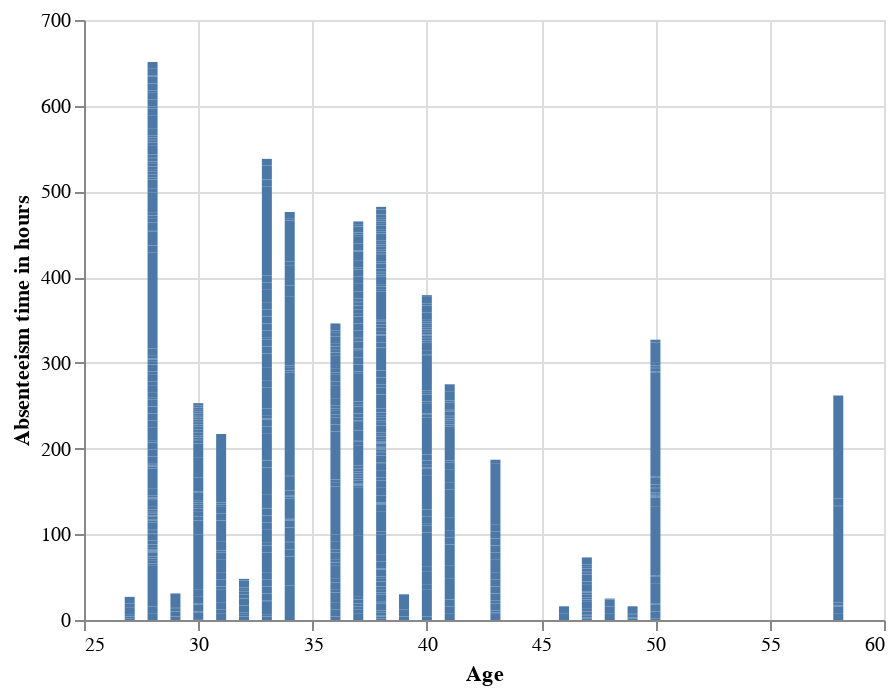

Write notebook code for a chart like this one.
### Code cell
alt.Chart(df).mark_bar().encode(x = "Age", y = "Absenteeism time in hours").interactive()

### Figure 1 — Vega-Lite specification as saved in the notebook (floating-point values rounded to 4 significant figures; data arrays with more than 128 entries replaced by an {"elided": "..."} marker saying what was removed)
{"config": {"view": {"continuousWidth": 400, "continuousHeight": 300}}, "data": {"name": "data-f286d4973bcea1ca199e9ee197b40641"}, "mark": "bar", "encoding": {"x": {"type": "quantitative", "field": "Age"}, "y": {"type": "quantitative", "field": "Absenteeism time in hours"}}, "selection": {"selector031": {"type": "interval", "bind": "scales", "encodings": ["x", "y"]}}, "$schema": "https://vega.github.io/schema/vega-lite/v4.8.1.json", "datasets": {"data-f286d4973bcea1ca199e9ee197b40641": {"elided": "740 records"}}}
